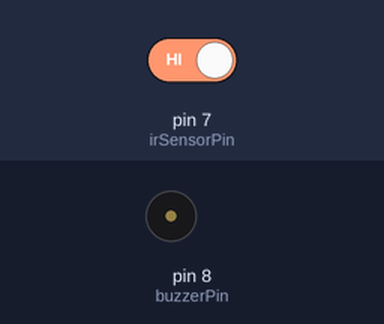
Simulated run of this sketch. Board: Arduino Uno, built with avr-gcc and run on an emulated ATmega328P. Shown: buzzer (waves = sounding). Inputs (shaded band) come from the test bench; at power-on: pin 7 (irSensorPin) HIGH.

Above: at 0.1 s.
At 2.1 s:
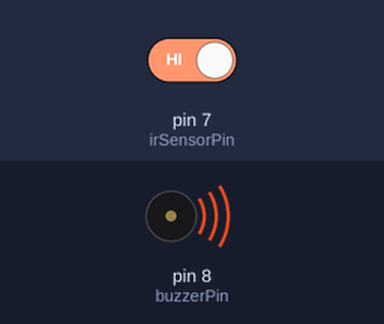
Timing chart, 0 to 3.6 s (numbered marks = the images above):
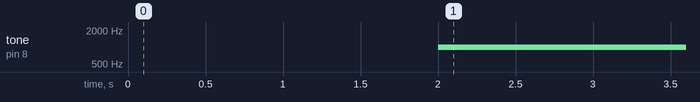

Measured:
- by itself, tone on pin 8 (buzzerPin): silent → 1000 Hz at 2.0 s

The sketch:

Anti_Sleep_Glasses.ino
```cpp
// Include necessary libraries
#include <IRremote.h>

// Define IR sensor pin
const int irSensorPin = 7;  // Connect the IR sensor output pin to digital pin 2

// Define buzzer pin
const int buzzerPin = 8;    // Connect the buzzer to digital pin 3

// Define variables
unsigned long lastEyeOpenTime = 0; // Time when eyes were last open
const unsigned long eyeOpenThreshold = 2000; // Adjust this value as needed (in milliseconds)

void setup() {
  // Initialize IR sensor
  pinMode(irSensorPin, INPUT);

  // Initialize buzzer
  pinMode(buzzerPin, OUTPUT);
  noTone(buzzerPin); // Turn off the buzzer initially
}

void loop() {
  // Read the state of the IR sensor (LOW means eyes closed, HIGH means eyes open)
  int eyeState = digitalRead(irSensorPin);

  // Check if the eyes are open
  if (eyeState == LOW) {
    // Eyes are open, reset the timer
    lastEyeOpenTime = millis();
  } else {
    // Eyes are closed
    unsigned long currentTime = millis();
    // Check if eyes have been closed for a certain duration
    if (currentTime - lastEyeOpenTime >= eyeOpenThreshold) {
      // Eyes have been closed for too long, activate the buzzer
      tone(buzzerPin, 1000); // You can adjust the frequency as needed
    } else {
      // Eyes have been closed, but not for too long, keep the buzzer off
      noTone(buzzerPin);
    }
  }
}
```
